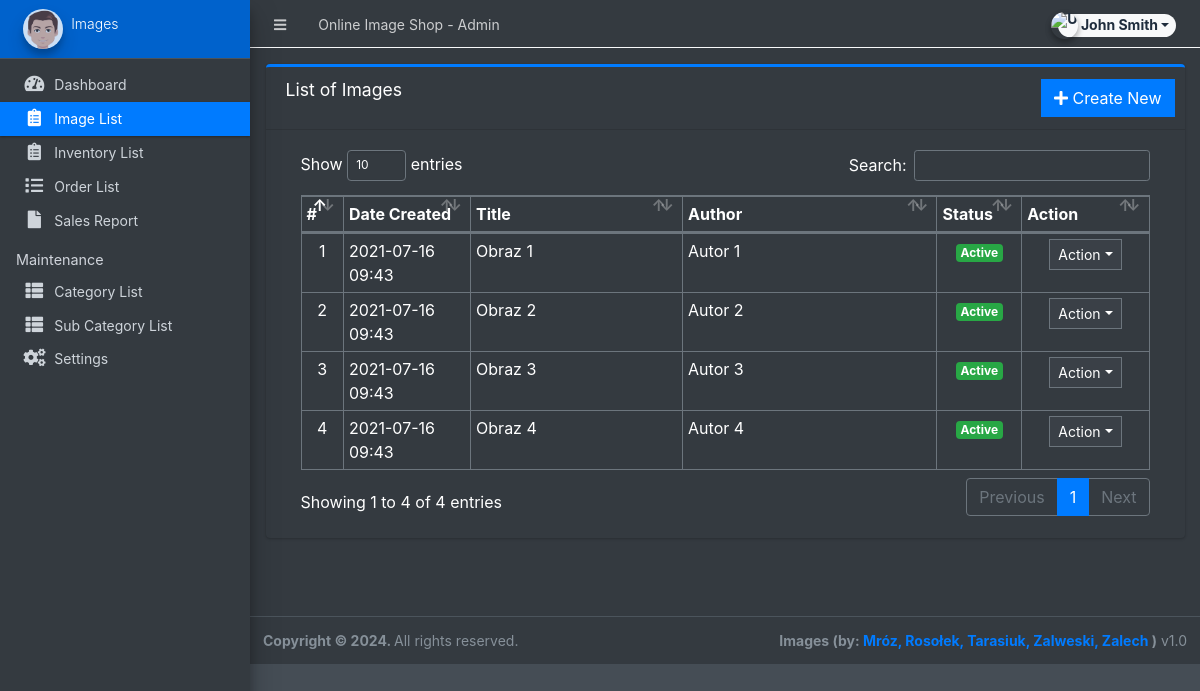
/admin/?page=product (signed in), run on the app's committed database.
### tables this page shows
CREATE TABLE `products` (
  `id` int(30) NOT NULL,
  `category_id` int(30) NOT NULL,
  `sub_category_id` int(30) NOT NULL,
  `status` tinyint(1) NOT NULL DEFAULT 1,
  `date_created` datetime NOT NULL DEFAULT current_timestamp(),
  `title` varchar(250) NOT NULL,
  `author` text NOT NULL,
  `description` text NOT NULL
);

### admin/product/index.php (the view, shortened to what this page needs)
<div class="card card-outline card-primary">
	<div class="card-header">
		<h3 class="card-title">List of Images</h3>
		<div class="card-tools">
			<a href="?page=product/manage_product" class="btn btn-flat btn-primary"><span class="fas fa-plus"></span> Create New</a>
		</div>
	</div>
	<div class="card-body">
		<div class="container-fluid">
			<div class="container-fluid">
				<table class="table table-bordered table-stripped">
					<colgroup>
						<col width="5%">
						<col width="15%">
						<col width="25%">
						<col width="30%">
						<col width="10%">
						<col width="15%">
					</colgroup>
					<thead>
						<tr>
							<th>#</th>
							<th>Date Created</th>
							<th>Title</th>
							<th>Author</th>
							<th>Status</th>
							<th>Action</th>
						</tr>
					</thead>
					<tbody>
						<?php
						$i = 1;
						$qry = $conn->query("SELECT * from `products` order by unix_timestamp(date_created) desc ");
						while ($row = $qry->fetch_assoc()) :
							foreach ($row as $k => $v) {
								$row[$k] = trim(stripslashes($v));
							}
							$row['description'] = strip_tags(stripslashes(html_entity_decode($row['description'])));
						?>
							<tr>
								<td class="text-center"><?php echo $i++; ?></td>
								<td><?php echo date("Y-m-d H:i", strtotime($row['date_created'])) ?></td>
								<td><?php echo $row['title'] ?></td>
								<td>
									<p class="m-0"><?php echo $row['author'] ?></p>
								</td>
								<td class="text-center">
									<?php if ($row['status'] == 1) : ?>
										<span class="badge badge-success">Active</span>
									<?php else : ?>
										<span class="badge badge-danger">Inactive</span>
									<?php endif; ?>
								</td>
								<td align="center">
									<button type="button" class="btn btn-flat btn-default btn-sm dropdown-toggle dropdown-icon" data-toggle="dropdown">
										Action
									</button>
								</td>
							</tr>
						<?php endwhile; ?>
					</tbody>
				</table>
			</div>
		</div>
	</div>
</div>

### data on the page
products: date_created "2021-07-16 09:43", title "Obraz 1", author "Autor 1", status "Active"
products: date_created "2021-07-16 09:43", title "Obraz 2", author "Autor 2", status "Active"
products: date_created "2021-07-16 09:43", title "Obraz 3", author "Autor 3", status "Active"
products: date_created "2021-07-16 09:43", title "Obraz 4", author "Autor 4", status "Active"

### other printed values
$_settings->info('name') "Online Image Shop"
$_settings->info('short_name') "Images"
